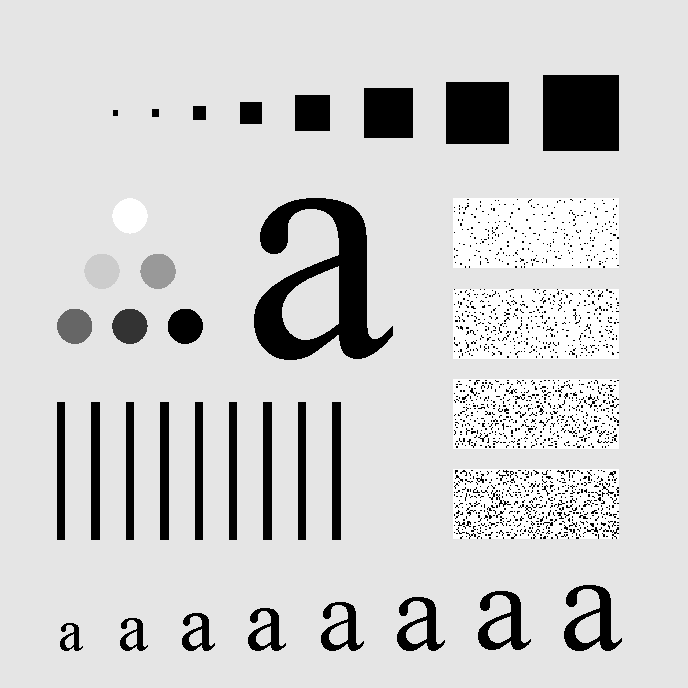
%> input picture filtering_in_frequency_domain/7_high_pass_filter/Fig0441(a)(characters_test_pattern).tif, 688 x 688 px
$ octave high_pass_filter.m   (GNU Octave 9; MATLAB toolbox functions it lacks are replaced by stand-ins)
%> lines starting %> are read from the running program, lines starting %| are printed output that depends on the picture
f=imread('Fig0441(a)(characters_test_pattern).tif');
%> f is the input picture: size 688x688 uint8; min 0, max 255, mean 207.3
f=mat2gray(f);
%> f: size 688x688 double
[m,n]=size(f);
%> m = 688; n = 688


%padded
M=2*m;N=2*n;
%> after `M=2*m`: M = 1376
%> after `N=2*n`: N = 1376
F=fft2(f,2*m,2*n);

u=0:1:M-1;
%> u = 1376 values from 0 to 1375
idx=find(u>M/2);
%> idx = 687 values from 690 to 1376
v=0:1:N-1;
%> v = 1376 values from 0 to 1375
idy=find(v>N/2);
%> idy = 687 values from 690 to 1376

u(idx)=u(idx)-M;
v(idy)=v(idy)-N;

[V,U]=meshgrid(v,u);

D=hypot(U,V);
H=D*0;

%highpass gaussian filter
D0=0.05*M;
H=1-exp(-(D.^2)./(2*D0^(2)));
% mesh(fftshift(H(1:10:500,1:10:500)))
% axis tight
% figure, imshow(H,[])

G=F.*H;
g=ifft2(G);
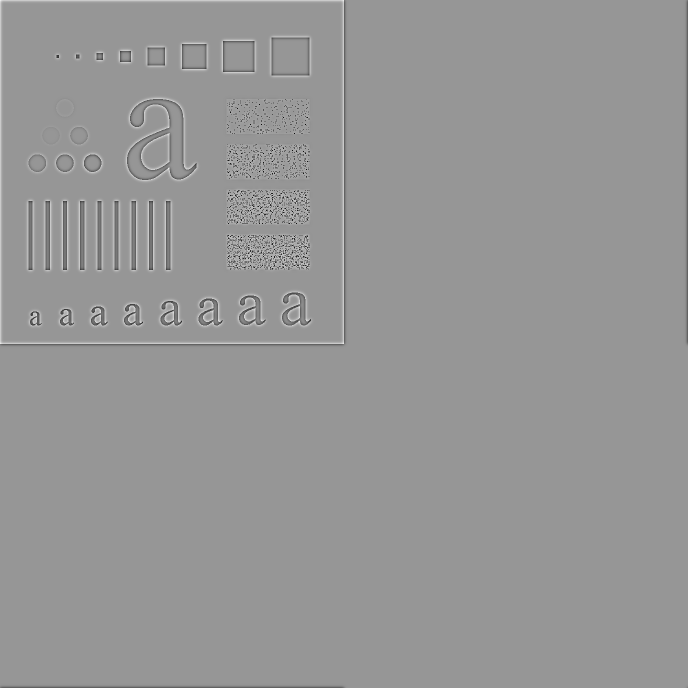
%> g: size 1376x1376 double (shown at 1/2 size); min -0.982, max 0.686, mean -4.5e-20; drawn with min black and max white
imshow(g,[])
imshowpair(f,g(1:m,1:n),'montage');
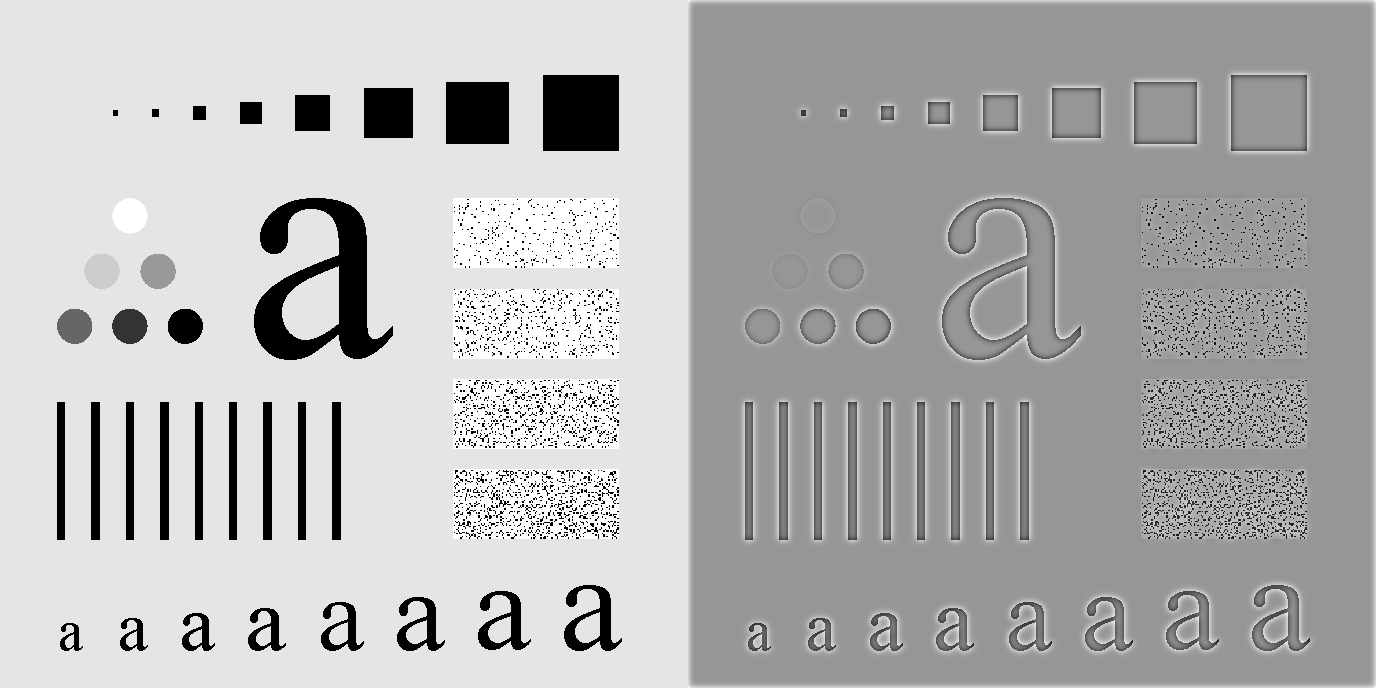
%> displayed picture: size 688x1376, on the screen's scale of 0 to 255; min 0, max 255, mean 179.2
